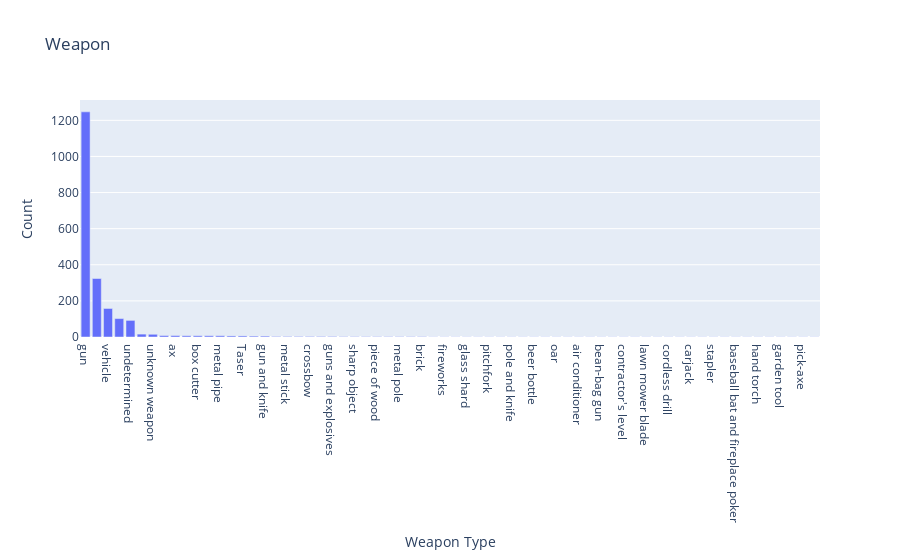

Notebook code cell kept with this figure:
### Code cell
df_armed_weapon = df_armed[df_armed.index != 'unarmed']
fig = px.bar(
    df_armed_weapon,
    x=df_armed_weapon.index.array,
    y=df_armed_weapon,
    title='Weapon',
    labels={'x': 'Weapon Type', 'y': 'Count'}
)
fig.show()

### Figure 1 — Plotly figure (JSON) as saved in the notebook; plotly's stock layout.template omitted (floating-point values rounded to 4 significant figures)
{"data": [{"alignmentgroup": "True", "hovertemplate": "Weapon Type=%{x}<br>Count=%{y}<extra></extra>", "legendgroup": "", "marker": {"color": "#636efa", "pattern": {"shape": ""}}, "name": "", "offsetgroup": "", "orientation": "v", "showlegend": false, "textposition": "auto", "type": "bar", "x": ["gun", "knife", "vehicle", "toy weapon", "undetermined", "machete", "unknown weapon", "sword", "ax", "hammer", "box cutter", "baseball bat", "metal pipe", "hatchet", "Taser", "screwdriver", "gun and knife", "scissors", "metal stick", "rock", "crossbow", "blunt object", "guns and explosives", "hatchet and gun", "sharp object", "meat cleaver", "piece of wood", "shovel", "metal pole", "metal object", "brick", "baseball bat and bottle", "fireworks", "bayonet", "glass shard", "motorcycle", "pitchfork", "pipe", "pole and knife", "baton", "beer bottle", "crowbar", "oar", "machete and gun", "air conditioner", "metal rake", "bean-bag gun", "spear", "contractor's level", "nail gun", "lawn mower blade", "flagpole", "cordless drill", "metal hand tool", "carjack", "chain", "stapler", "flashlight", "baseball bat and fireplace poker", "straight edge razor", "hand torch", "chain saw", "garden tool", "pole", "pick-axe", "pen"], "xaxis": "x", "y": [1247, 324, 158, 102, 92, 16, 15, 8, 8, 7, 7, 7, 7, 6, 6, 5, 5, 3, 3, 3, 3, 3, 3, 2, 2, 2, 2, 2, 2, 2, 2, 1, 1, 1, 1, 1, 1, 1, 1, 1, 1, 1, 1, 1, 1, 1, 1, 1, 1, 1, 1, 1, 1, 1, 1, 1, 1, 1, 1, 1, 1, 1, 1, 1, 1, 1], "yaxis": "y"}], "layout": {"barmode": "relative", "legend": {"tracegroupgap": 0}, "title": {"text": "Weapon"}, "xaxis": {"anchor": "y", "domain": [0, 1], "title": {"text": "Weapon Type"}}, "yaxis": {"anchor": "x", "domain": [0, 1], "title": {"text": "Count"}}}}
